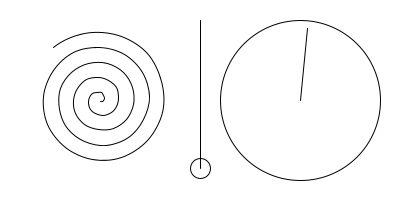
Frame 1 (no input)
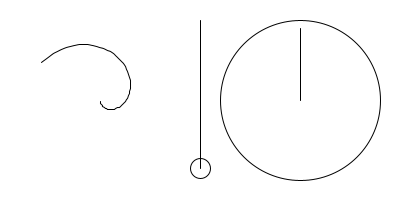
Frame 60 (the mouse pressed at the canvas centre just before this capture)
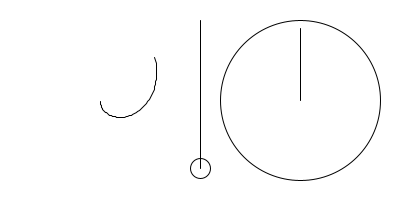
Frame 120 (the mouse held since frame 60 and released just before this capture)

The Processing sketch that drew these frames (run headless with seeded random() and noise(); from frame 60 on, the mouse is pressed at the canvas centre):

// Processing sketch: ModernArtClockPowerResonatorDisplay
// ── ModernArtClockPowerResonatorDisplay.pde
/* @pjs transparent=true; */
/* @pjs crisp=true; */

// Modern Art Clock
// O-R-G 

float powerCounter = 0;
int resonatorCounter = 0;
int displayCounter = 0;
int reverseSwitch = 1;


void setup() {
  size(400, 200);
  stroke(0);
  smooth();
  background(255);
}

void draw() {
  background(255); 

  displayCounter++;
  // powerCounter++; 
  
  if ( displayCounter % 14 == 0 ) {
     resonatorCounter++;  
  }
  
  if ( displayCounter % 100 == 0 ) {
      // reverseSwitch = reverseSwitch * -1;
  }
  
  powerCounter = ( ( ( displayCounter % 150 ) / 5 ) * reverseSwitch ) + 2.0;

  noFill();
  stroke(0);
  strokeWeight(1);
  // noStroke();
  // Angles for sin() and cos() start at 3 o'clock;
  // subtract HALF_PI to make them start at the top
  // ellipse(100, 100, 160, 160);
  // ellipse(300, 100, 160, 160);
  // ellipse(500, 100, 160, 160);
  ellipse(300, 100, 160, 160);
  // float s = map(second(), 0, 60, 0, TWO_PI) - HALF_PI;
  // float m = map(minute(), 0, 60, 0, TWO_PI) - HALF_PI;
  float s = map(displayCounter % 60, 0, 60, 0, TWO_PI) - HALF_PI;
  float m = map((resonatorCounter % 2) + 30, 0, 60, 0, TWO_PI) - HALF_PI;
  float h = map(hour() % 12, 0, 12, 0, TWO_PI) - HALF_PI;
  stroke(0);
  strokeWeight(1);
  
  // Display
  line(300, 100, cos(s) * 72 + 300, sin(s) * 72 + 100);

  // Resonator
  line(200, 20, cos(m) * 68 + 200, sin(m) * 68 + 100);
  ellipse(cos(m) * 68 + 200, sin(m) * 68 + 100, 20, 20);
    
  // line(300, 100, cos(h) * 44 + 300, sin(h) * 44 + 100);
  
  // Power
  translate(100,100);
  strokeWeight(1);
  beginShape();
  for(int i=0;i<60;i++) {
      // curveVertex((i*1.2)*sin(i/2.0),(i*1.2)*cos(i/2.0));
      curveVertex((i*1.2)*sin(i/powerCounter),(i*1.2)*cos(i/powerCounter));
  }
  endShape(); 
}
